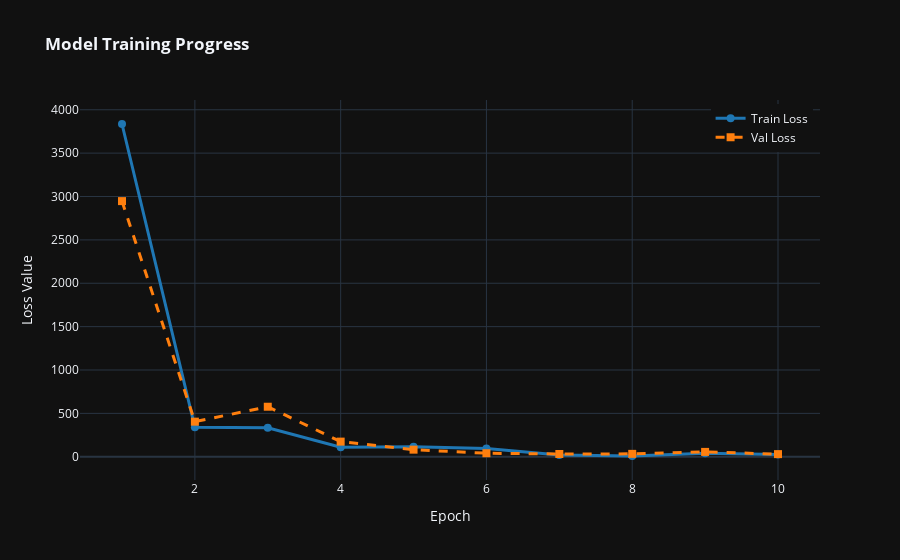

This figure's notebook cell:
### Code cell
##########################################
## 6. Drawing Train and Val loss curves ##
##########################################

def plot_train_val_loss_curves():
    import plotly.graph_objects as pgo
    import numpy as np
    
    # 1. Define the X-axis (epochs)
    epoch_axis = np.arange(1, epochs + 1, 1)

    fig = pgo.Figure()

    # 2. Add Training Loss
    fig.add_trace(pgo.Scatter(
        x=epoch_axis,
        y=train_loss_list,
        mode='lines+markers',
        name='Train Loss',
        line=dict(color='#1f77b4', width=3),
        marker=dict(size=8)
    ))

    # 3. Add Validation Loss
    fig.add_trace(pgo.Scatter(
        x=epoch_axis,
        y=val_loss_list,
        mode='lines+markers',
        name='Val Loss',
        line=dict(color='#ff7f0e', width=3, dash='dash'),
        marker=dict(size=8, symbol='square')
    ))

    # 4. Layout & Styling
    fig.update_layout(
        title='<b>Model Training Progress</b>',
        xaxis_title='Epoch',
        yaxis_title='Loss Value',
        template='plotly_dark', # Clean dark background
        hovermode='x unified',   # Shows both values on hover
        legend=dict(yanchor="top", y=0.99, xanchor="right", x=0.99)
    )

    fig.show()
    
plot_train_val_loss_curves()

### Figure 1 — Plotly figure (JSON) as saved in the notebook; plotly's stock layout.template omitted (floating-point values rounded to 4 significant figures)
{"data": [{"line": {"color": "#1f77b4", "width": 3}, "marker": {"size": 8}, "mode": "lines+markers", "name": "Train Loss", "type": "scatter", "x": [1, 2, 3, 4, 5, 6, 7, 8, 9, 10], "y": [3836.0, 338.6, 333.9, 108.7, 114.0, 94.97, 20.54, 8.637, 41.54, 25.2]}, {"line": {"color": "#ff7f0e", "dash": "dash", "width": 3}, "marker": {"size": 8, "symbol": "square"}, "mode": "lines+markers", "name": "Val Loss", "type": "scatter", "x": [1, 2, 3, 4, 5, 6, 7, 8, 9, 10], "y": [2947.0, 404.5, 576.5, 174.4, 81.71, 40.6, 31.89, 33.27, 55.93, 30.35]}], "layout": {"hovermode": "x unified", "legend": {"x": 0.99, "xanchor": "right", "y": 0.99, "yanchor": "top"}, "title": {"text": "<b>Model Training Progress</b>"}, "xaxis": {"title": {"text": "Epoch"}}, "yaxis": {"title": {"text": "Loss Value"}}}}
